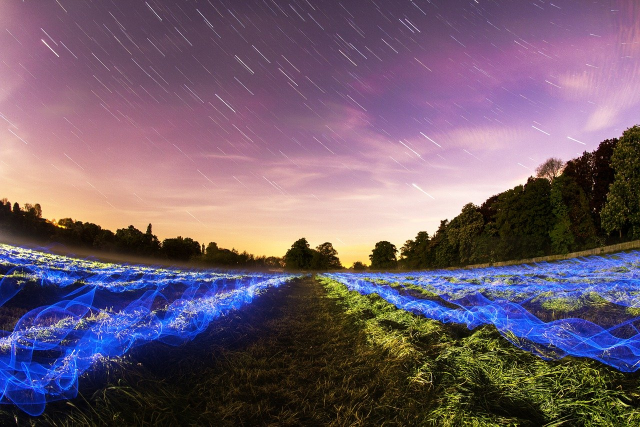
#> input picture assets/photo1.png, 1280 x 853 px, found by its file name (shown at 1/2 size)
$ python main.py
#> lines starting #> are read from the running program, lines starting #| are printed output that depends on the picture; after the words box and inside, x2 and y2 are one past the last pixel; in counts of white or black regions, pixels touching at a corner belong together
### src/jpeg_compression/huffman.py
# A Huffman Tree Node from GFG
class node:
    def __init__(self, freq, symbol, left=None, right=None):
        # frequency of symbol
        self.freq = freq

        # symbol name (character)
        self.symbol = symbol

        # node left of current node
        self.left = left

        # node right of current node
        self.right = right

        # tree direction (0/1)
        self.huff = ''

# utility function to print huffman
# codes for all symbols in the newly
# created Huffman tree


def printNodes(node, x_huff, val=''):
    # huffman code for current node
    newVal = val + str(node.huff)

    # if node is not an edge node
    # then traverse inside it
    if(node.left):
        printNodes(node.left,x_huff, newVal)
    if(node.right):
        printNodes(node.right,x_huff, newVal)
    if(not node.left and not node.right):
        print(f"{node.symbol} -> {newVal}")
        x_huff[node.symbol] = newVal


def huff(chars,freq,x_huff):
    # list containing unused nodes
    nodes = []

    # converting characters and frequencies
    # into huffman tree nodes
    for x in range(len(chars)):
        nodes.append(node(freq[x], chars[x]))

    while len(nodes) > 1:
        # sort all the nodes in ascending order
        # based on theri frequency
        nodes = sorted(nodes, key=lambda x: x.freq)

        # pick 2 smallest nodes
        left = nodes[0]
        right = nodes[1]

        # assign directional value to these nodes
        left.huff = 0
        right.huff = 1

        # combine the 2 smallest nodes to create
        # new node as their parent
        newNode = node(left.freq+right.freq, left.symbol+right.symbol, left, right)

        # remove the 2 nodes and add their
        # parent as new node among others
        nodes.remove(left)
        nodes.remove(right)
        nodes.append(newNode)

    # Huffman Tree is ready!
    printNodes(nodes[0],x_huff)


# [8 lines that do not run on import are left out]

### src/jpeg_compression/main.py
import cv2
import numpy as np
from matplotlib import pyplot as plt
import matplotlib.cm as cm
import numpy as np
import matplotlib.pyplot as plt
import scipy
from scipy import fftpack
import huffman
import pickle

height = 1
width = 1280
row = np.zeros((height,width,3), np.uint8)
row[:,:,[0,1,2]] = 255
ycrcb_black_row = cv2.cvtColor(row, cv2.COLOR_RGB2YCrCb)


def dct2(a):
    return scipy.fftpack.dct( scipy.fftpack.dct( a, axis=0, norm='ortho' ), axis=1, norm='ortho' )

def idct2(a):
    return scipy.fftpack.idct( scipy.fftpack.idct( a, axis=0 , norm='ortho'), axis=1 , norm='ortho')


def _to_Bytes(data):
  b = bytearray()
  for i in range(0, len(data), 8):
    b.append(int(data[i:i+8], 2))
  return bytes(b)


if __name__ == '__main__':
    B = 8 # blocksize (In Jpeg the
    img=cv2.imread("assets/photo1.png")
#> img is the input picture: shape (853, 1280, 3); mean B, G, R 110.1, 92.8, 111.9
    # print(img.shape)
    rgb_img = cv2.cvtColor(img, cv2.COLOR_BGR2RGB)
    # plt.imshow(img, interpolation='nearest')
    ycrcb_img = cv2.cvtColor(img, cv2.COLOR_RGB2YCrCb)
#> ycrcb_img: shape (853, 1280, 3); mean of channels 0, 1, 2 100.2, 135.1, 134.6
    # plt.imshow(rgb_img, interpolation='nearest')
    # plt.imshow(ycrcb_img, interpolation='nearest')
    ycrcb_img_subsampled = ycrcb_img.copy()
    for i in range(853,856):
      ycrcb_img_subsampled = np.vstack((ycrcb_img_subsampled,row))

    # print(ycrcb_img_subsampled.shape)
    # print(ycrcb_img[::0].shape)
    y,cr,cb = np.moveaxis(ycrcb_img_subsampled, -1, 0)
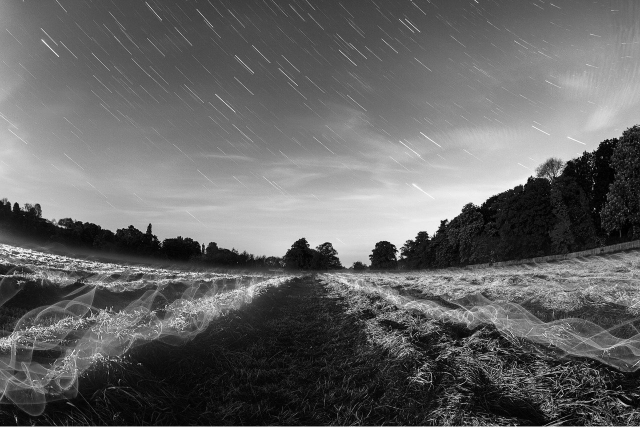
#> y: shape (856, 1280) (shown at 1/2 size); min 0, max 255, mean 100.7
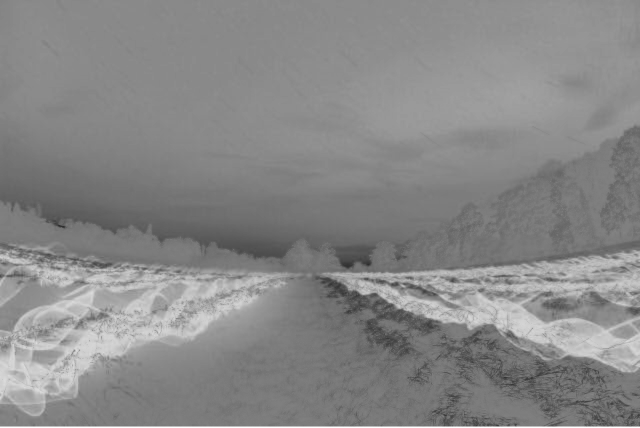
#> cr: shape (856, 1280) (shown at 1/2 size); min 42, max 255, mean 135.5
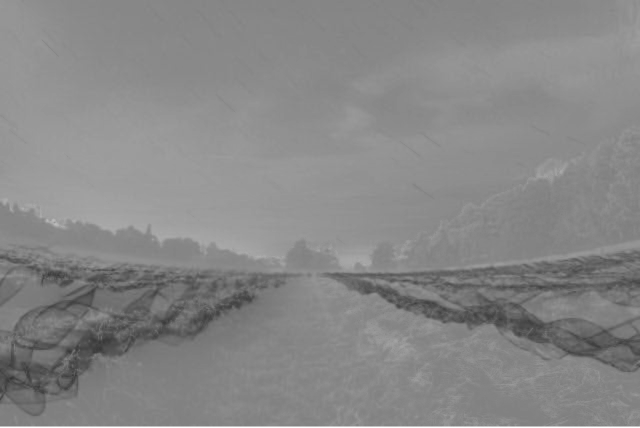
#> cb: shape (856, 1280) (shown at 1/2 size); min 52, max 255, mean 135.1
    # subsampling
    cr[1::2, :] = cr[::2, :]
    cr[:, 1::2] = cr[:, ::2]
#> cr: shape (856, 1280); min 43, max 255, mean 135.4
    cb[1::2, :] = cb[::2, :]
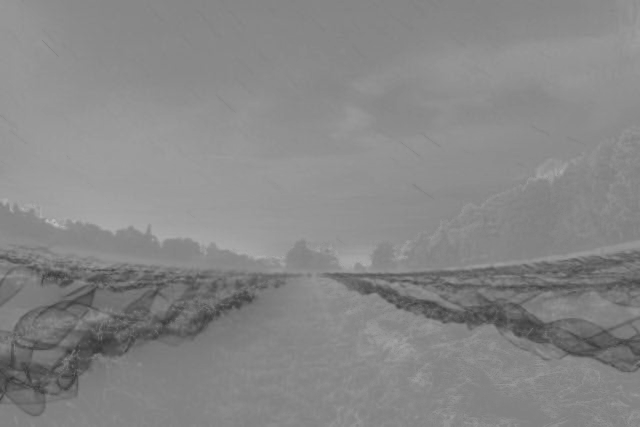
#> cb: shape (856, 1280) (shown at 1/2 size); 17.88% of pixels changed, all inside (x1, y1, x2, y2) = (0, 1, 1280, 854)
    cb[:, 1::2] = cb[:, ::2]
#> cb: shape (856, 1280); 16.23% of pixels changed, all inside (x1, y1, x2, y2) = (1, 0, 1280, 854)
    # [6 lines of commented-out code are left out]


    imsize = (856,1280)
    dct_y = np.zeros(imsize)
    dct_cr = np.zeros(imsize)
    dct_cb = np.zeros(imsize)

    # Do 8x8 DCT on image (in-place)
    for i in range(0,856,8):
        for j in range(0,1280,8):
            dct_y[i:(i+8),j:(j+8)] = dct2( y[i:(i+8),j:(j+8)] )
            dct_cr[i:(i+8),j:(j+8)] = dct2( cr[i:(i+8),j:(j+8)] )
            dct_cb[i:(i+8),j:(j+8)] = dct2( cb[i:(i+8),j:(j+8)] )
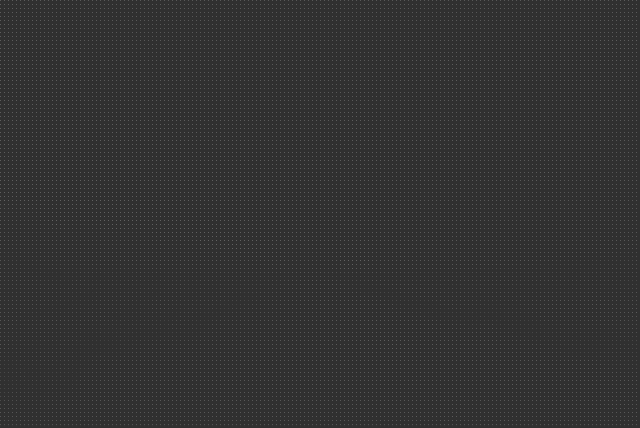
#> dct_cb: shape (856, 1280) float64 (shown at 1/2 size); min -328.1, max 1390, mean 16.8; drawn with min black and max white
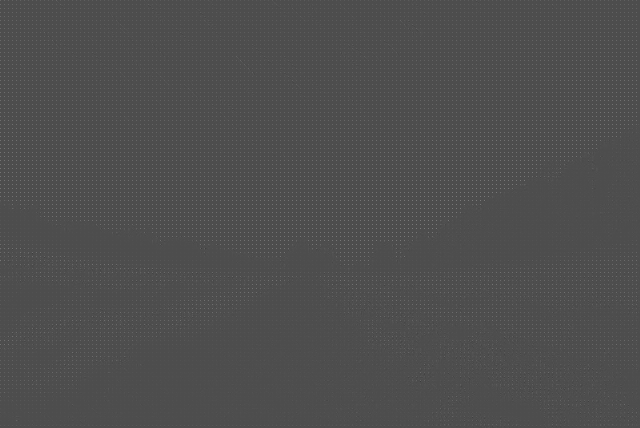
#> dct_y: shape (856, 1280) float64 (shown at 1/2 size); min -836.6, max 1901.9, mean 12.5; drawn with min black and max white
            # print("*")

    QY=np.array([[16,11,10,16,24,40,51,61],
                            [12,12,14,19,26,48,60,55],
                            [14,13,16,24,40,57,69,56],
                            [14,17,22,29,51,87,80,62],
                            [18,22,37,56,68,109,103,77],
                            [24,35,55,64,81,104,113,92],
                            [49,64,78,87,103,121,120,101],
                            [72,92,95,98,112,100,103,99]])

    QC=np.array([[17,18,24,47,99,99,99,99],
                            [18,21,26,66,99,99,99,99],
                            [24,26,56,99,99,99,99,99],
                            [47,66,99,99,99,99,99,99],
                            [99,99,99,99,99,99,99,99],
                            [99,99,99,99,99,99,99,99],
                            [99,99,99,99,99,99,99,99],
                            [99,99,99,99,99,99,99,99]])

    f_hat_y = np.zeros(imsize)
    f_hat_cr = np.zeros(imsize)
    f_hat_cb = np.zeros(imsize)
    for i in range(0,856,8):
        for j in range(0,1280,8):
          for i2 in range(0,8):
            for j2 in range(0,8):
              f_hat_y[i+i2,j+j2] = np.round(dct_y[i+i2,j+j2]/QY[i2,j2])
              f_hat_cr[i+i2,j+j2] = np.round(dct_cr[i+i2,j+j2]/QC[i2,j2])
              f_hat_cb[i+i2,j+j2] = np.round(dct_cb[i+i2,j+j2]/QC[i2,j2])

    # print(f_hat_y.shape)
    # print(f_hat_cr.shape)
    # print(f_hat_cb.shape)
    y_huff_trees = []
    cr_huff_trees = []
    cb_huff_trees = []
    y_huff_values = ''
    cr_huff_values = ''
    cb_huff_values = ''
    for i in range(0,856,8):
        for j in range(0,1280,8):
          y_freq = {}
          cr_freq = {}
          cb_freq = {}
          y_huff = {}
          cr_huff = {}
          cb_huff = {}
          for i2 in range(0,8):
            for j2 in range(0,8):
              y_freq[f_hat_y[i+i2,j+j2]] = y_freq.get(f_hat_y[i+i2,j+j2],0) + 1
              cr_freq[f_hat_cr[i+i2,j+j2]] = cr_freq.get(f_hat_cr[i+i2,j+j2],0) + 1
              cb_freq[f_hat_cb[i+i2,j+j2]] = cb_freq.get(f_hat_cb[i+i2,j+j2],0) + 1
          huffman.huff(list(y_freq.keys()),list(y_freq.values()),y_huff)
          huffman.huff(list(cr_freq.keys()),list(cr_freq.values()),cr_huff)
          huffman.huff(list(cb_freq.keys()),list(cb_freq.values()),cb_huff)
          y_huff_trees.append(y_huff)
          cr_huff_trees.append(cr_huff)
          cb_huff_trees.append(cb_huff)
          for key in y_freq.keys():
            for counter in range(y_freq[key]):
              y_huff_values += y_huff[key]

          for key in cr_freq.keys():
            for counter in range(cr_freq[key]):
#> (the run stopped early here; a loop or call above may not have finished)
